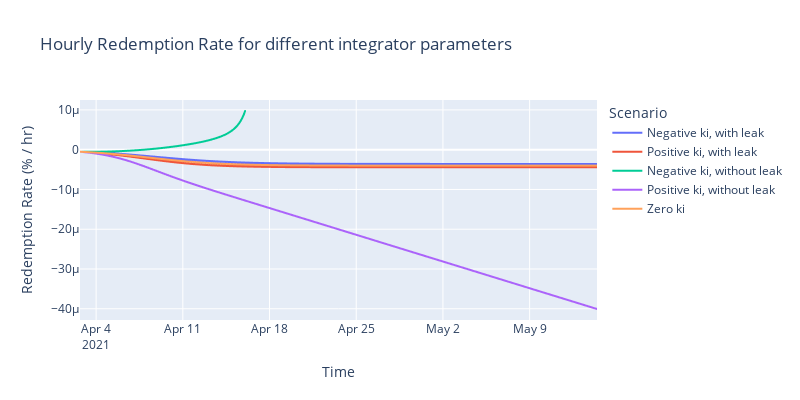

Notebook code for this chart:
### Code cell
subset_map = {0: 'Negative ki, with leak',
              1: 'Positive ki, with leak',
              2: 'Negative ki, without leak',
              3: 'Positive ki, without leak',
              4: 'Zero ki'}


fig_df = (ldf.assign(Scenario=ldf.subset.map(subset_map)))

px.line(fig_df,
        x='timestamp',
        y='price_adjustment_rate',
        color='Scenario',
                  width=800,
          height=400,
        title='Hourly Redemption Rate for different integrator parameters',
        labels={'price_adjustment_rate': 'Redemption Rate (% / hr)',
                'timestamp': 'Time'})

### Figure 1 — Plotly figure (JSON) as saved in the notebook; plotly's stock layout.template omitted (floating-point values rounded to 4 significant figures; data arrays with more than 128 entries replaced by an {"elided": "..."} marker saying what was removed)
{"data": [{"hovertemplate": "Scenario=Negative ki, with leak<br>Time=%{x}<br>Redemption Rate (% / hr)=%{y}<extra></extra>", "legendgroup": "Negative ki, with leak", "line": {"color": "#636efa", "dash": "solid"}, "mode": "lines", "name": "Negative ki, with leak", "showlegend": true, "type": "scattergl", "x": {"elided": "1000 str values"}, "xaxis": "x", "y": {"elided": "1000 float values"}, "yaxis": "y"}, {"hovertemplate": "Scenario=Positive ki, with leak<br>Time=%{x}<br>Redemption Rate (% / hr)=%{y}<extra></extra>", "legendgroup": "Positive ki, with leak", "line": {"color": "#EF553B", "dash": "solid"}, "mode": "lines", "name": "Positive ki, with leak", "showlegend": true, "type": "scattergl", "x": {"elided": "1000 str values"}, "xaxis": "x", "y": {"elided": "1000 float values"}, "yaxis": "y"}, {"hovertemplate": "Scenario=Negative ki, without leak<br>Time=%{x}<br>Redemption Rate (% / hr)=%{y}<extra></extra>", "legendgroup": "Negative ki, without leak", "line": {"color": "#00cc96", "dash": "solid"}, "mode": "lines", "name": "Negative ki, without leak", "showlegend": true, "type": "scattergl", "x": {"elided": "320 str values"}, "xaxis": "x", "y": {"elided": "320 float values"}, "yaxis": "y"}, {"hovertemplate": "Scenario=Positive ki, without leak<br>Time=%{x}<br>Redemption Rate (% / hr)=%{y}<extra></extra>", "legendgroup": "Positive ki, without leak", "line": {"color": "#ab63fa", "dash": "solid"}, "mode": "lines", "name": "Positive ki, without leak", "showlegend": true, "type": "scattergl", "x": {"elided": "1000 str values"}, "xaxis": "x", "y": {"elided": "1000 float values"}, "yaxis": "y"}, {"hovertemplate": "Scenario=Zero ki<br>Time=%{x}<br>Redemption Rate (% / hr)=%{y}<extra></extra>", "legendgroup": "Zero ki", "line": {"color": "#FFA15A", "dash": "solid"}, "mode": "lines", "name": "Zero ki", "showlegend": true, "type": "scattergl", "x": {"elided": "1000 str values"}, "xaxis": "x", "y": {"elided": "1000 float values"}, "yaxis": "y"}], "layout": {"height": 400, "legend": {"title": {"text": "Scenario"}, "tracegroupgap": 0}, "title": {"text": "Hourly Redemption Rate for different integrator parameters"}, "width": 800, "xaxis": {"anchor": "y", "domain": [0, 1], "title": {"text": "Time"}}, "yaxis": {"anchor": "x", "domain": [0, 1], "title": {"text": "Redemption Rate (% / hr)"}}}}
